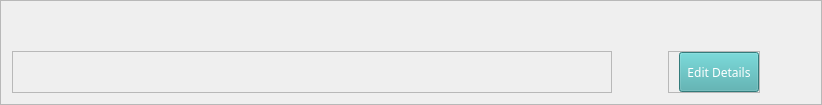
                  <widget class="QFrame" name="frame_244">
                   <property name="maximumSize">
                    <size>
                     <width>16777215</width>
                     <height>200</height>
                    </size>
                   </property>
                   <property name="frameShape">
                    <enum>QFrame::StyledPanel</enum>
                   </property>
                   <property name="frameShadow">
                    <enum>QFrame::Raised</enum>
                   </property>
                   <layout class="QHBoxLayout" name="horizontalLayout_19">
                    <property name="topMargin">
                     <number>50</number>
                    </property>
                    <item alignment="Qt::AlignRight">
                     <widget class="QFrame" name="frame_245">
                      <property name="minimumSize">
                       <size>
                        <width>600</width>
                        <height>0</height>
                       </size>
                      </property>
                      <property name="maximumSize">
                       <size>
                        <width>1200</width>
                        <height>16777215</height>
                       </size>
                      </property>
                      <property name="frameShape">
                       <enum>QFrame::StyledPanel</enum>
                      </property>
                      <property name="frameShadow">
                       <enum>QFrame::Raised</enum>
                      </property>
                     </widget>
                    </item>
                    <item>
                     <spacer name="horizontalSpacer_21">
                      <property name="orientation">
                       <enum>Qt::Horizontal</enum>
                      </property>
                      <property name="sizeType">
                       <enum>QSizePolicy::Fixed</enum>
                      </property>
                      <property name="sizeHint" stdset="0">
                       <size>
                        <width>50</width>
                        <height>20</height>
                       </size>
                      </property>
                     </spacer>
                    </item>
                    <item alignment="Qt::AlignTop">
                     <widget class="QFrame" name="frame_246">
                      <property name="frameShape">
                       <enum>QFrame::StyledPanel</enum>
                      </property>
                      <property name="frameShadow">
                       <enum>QFrame::Raised</enum>
                      </property>
                      <layout class="QHBoxLayout" name="horizontalLayout_20">
                       <property name="spacing">
                        <number>7</number>
                       </property>
                       <property name="leftMargin">
                        <number>0</number>
                       </property>
                       <property name="topMargin">
                        <number>0</number>
                       </property>
                       <property name="rightMargin">
                        <number>0</number>
                       </property>
                       <property name="bottomMargin">
                        <number>0</number>
                       </property>
                       <item>
                        <spacer name="horizontalSpacer_22">
                         <property name="orientation">
                          <enum>Qt::Horizontal</enum>
                         </property>
                         <property name="sizeType">
                          <enum>QSizePolicy::Minimum</enum>
                         </property>
                         <property name="sizeHint" stdset="0">
                          <size>
                           <width>10</width>
                           <height>20</height>
                          </size>
                         </property>
                        </spacer>
                       </item>
                       <item>
                        <widget class="QPushButton" name="btnEdit">
                         <property name="minimumSize">
                          <size>
                           <width>0</width>
                           <height>40</height>
                          </size>
                         </property>
                         <property name="maximumSize">
                          <size>
                           <width>350</width>
                           <height>300</height>
                          </size>
                         </property>
                         <property name="font">
                          <font>
                           <family>Century Gothic</family>
                           <pointsize>9</pointsize>
                          </font>
                         </property>
                         <property name="cursor">
                          <cursorShape>PointingHandCursor</cursorShape>
                         </property>
                         <property name="styleSheet">
                          <string notr="true">#btnEdit
{

background-color: #48ACAC;
color:white;
}
#btnEdit::hover
{
background-color:#2F958D;
color: white;

}



</string>
                         </property>
                         <property name="text">
                          <string>Edit Details</string>
                         </property>
                        </widget>
                       </item>
                      </layout>
                     </widget>
                    </item>
                    <item>
                     <spacer name="horizontalSpacer_23">
                      <property name="orientation">
                       <enum>Qt::Horizontal</enum>
                      </property>
                      <property name="sizeType">
                       <enum>QSizePolicy::Fixed</enum>
                      </property>
                      <property name="sizeHint" stdset="0">
                       <size>
                        <width>50</width>
                        <height>20</height>
                       </size>
                      </property>
                     </spacer>
                    </item>
                   </layout>
                  </widget>
